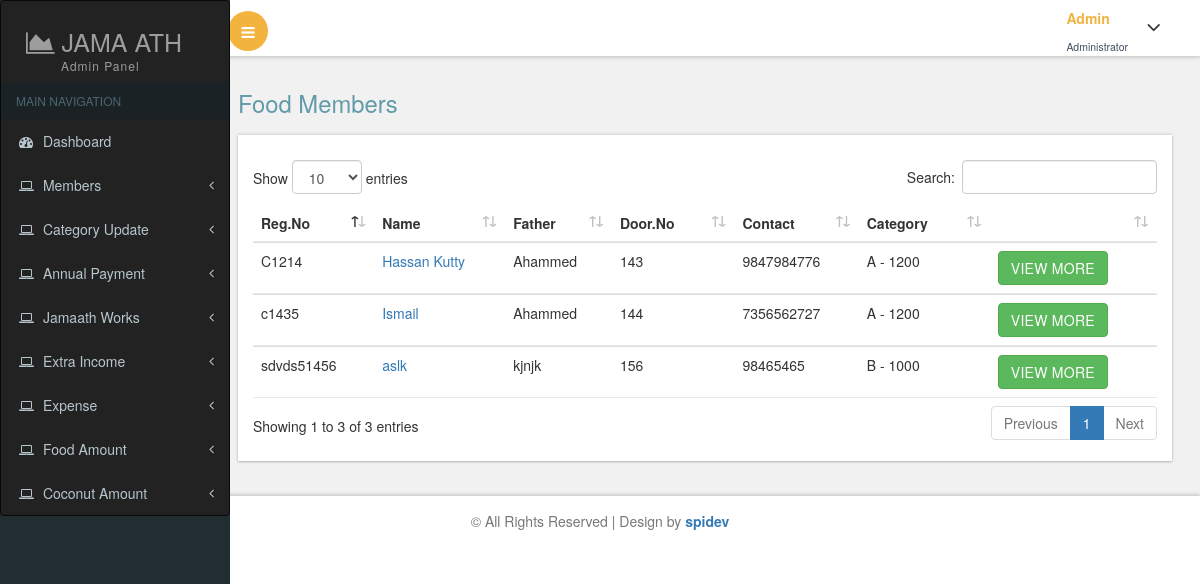
The page /coconutmembers.php (signed in) on the database its author committed.
### tables this page shows
CREATE TABLE `members` (
  `member_id` int(3) NOT NULL,
  `name` varchar(100) DEFAULT NULL,
  `father_name` varchar(100) DEFAULT NULL,
  `location` varchar(50) NOT NULL,
  `door_no` varchar(5) DEFAULT NULL,
  `mobile` varchar(30) DEFAULT NULL,
  `register_no` varchar(20) DEFAULT NULL,
  `category_ref` int(11) NOT NULL,
  `isjamaath` int(1) DEFAULT NULL,
  `coconut` int(11) NOT NULL
);

CREATE TABLE `category` (
  `category_id` int(11) NOT NULL,
  `category_name` varchar(100) NOT NULL,
  `amount` varchar(10) NOT NULL
);

### coconutmembers.php (the view, shortened to what this page needs)
<?php
require 'db.php';
?>
<!DOCTYPE HTML>
<html>
<head>
<link href="css/bootstrap.css" rel='stylesheet' type='text/css' />
<link href="css/style.css" rel='stylesheet' type='text/css' />
<link href="css/font-awesome.css" rel="stylesheet">
<link href="css/dataTables.bootstrap4.min.css" rel='stylesheet' type='text/css' />
 <link href='css/SidebarNav.min.css' media='all' rel='stylesheet' type='text/css'/>
           <link rel="stylesheet" href="css/bootstrap.min.css" />
<link href="css/custom.css" rel="stylesheet">
</head>
<body class="cbp-spmenu-push">
	<div class="main-content">
<?php include 'header.php'; ?>
		<div id="page-wrapper">
				<h2 class="title1">Food Members</h2>
					<div class="panel-body widget-shadow">
					<div class="table-responsive">
					<p id="msg"></p>
						<table id="myTable" class="table">
							<thead>
								<tr>
								  <th>Reg.No</th>
								  <th>Name</th>
								  <th>Father</th>
								  <th>Door.No</th>
								  <th>Contact</th>
								  <th>Category</th>
								  <th></th>
								</tr>
							</thead>
							<tbody>
								<?php
									$query = "SELECT * FROM members,category where members.category_ref=category.category_id and members.coconut=1";
									$result = mysqli_query($connect, $query);
									while($row = mysqli_fetch_array($result))
								{
								  echo'<tr><td>'.$row['register_no'].'</td>
								  <td><a href="submembers.php?mid='.$row['member_id'].'">'.$row['name'].'</a></td>
								  <td>'.$row['father_name'].'</td>
								  <td>'.$row['door_no'].'</td>
								  <td>'.$row['mobile'].'</td>
								  <td>'.$row['category_name'].' - '.$row['amount'].'</td>
								  <td>
								  <a href="coconutincome.php?id='.$row['member_id'].'&name='.$row['name'].'"><input type="button" name="view" value="View More" class="btn btn-success" /></a>
								  </td></tr>';
								}
								?>
							</tbody>
						</table>
					</div></div>
		</div>
		<div class="footer">
		   <p>&copy; All Rights Reserved | Design by <a href="" target="_blank">spidev</a></p>
	   </div>
	</div>
</body>
</html>

### css/custom.css (style rules this page uses)
#page-wrapper { padding:5em 2em 2.5em; background-color: #F1F1F1; }

### rows shown on the page
members: register_no "C1214", name "Hassan Kutty", father_name "Ahammed", door_no "143", mobile "9847984776", category_ref.category_name "A", category_ref.amount "1200"
members: register_no "c1435", name "Ismail", father_name "Ahammed", door_no "144", mobile "7356562727", category_ref.category_name "A", category_ref.amount "1200"
members: register_no "sdvds51456", name "aslk", father_name "kjnjk", door_no "156", mobile "98465465", category_ref.category_name "B", category_ref.amount "1000"
